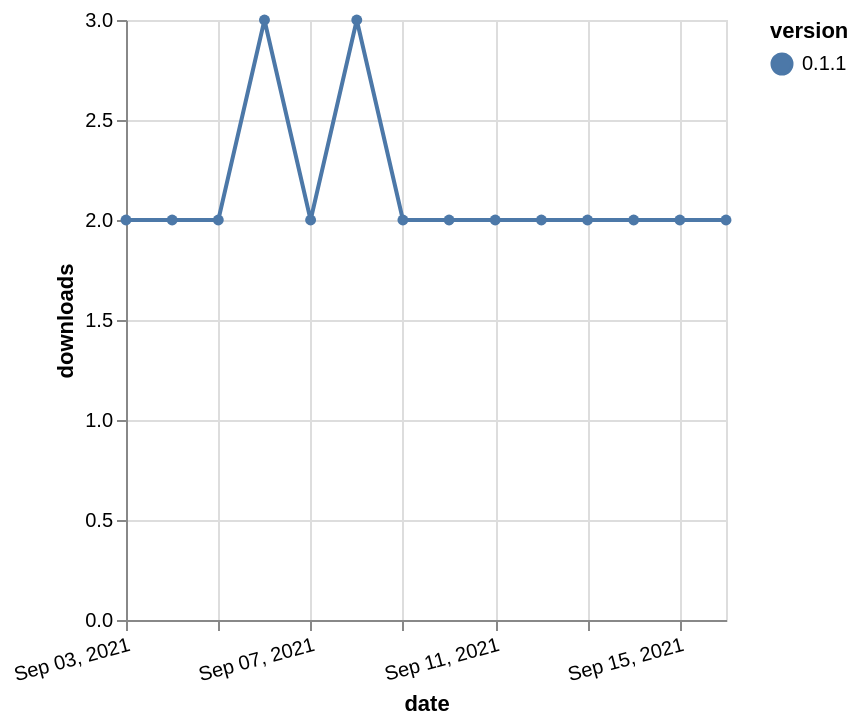

Express this chart as Vega-Lite.
### Vega-Lite specification from a JSON file in a GitHub repository (floating-point values rounded to 4 significant figures)
{"$schema": "https://vega.github.io/schema/vega-lite/v5.json", "description": "A simple bar chart with embedded data.", "data": {"values": [{"date": "2021-09-03", "total": 4287, "delta": 2, "version": "0.1.1"}, {"date": "2021-09-04", "total": 4289, "delta": 2, "version": "0.1.1"}, {"date": "2021-09-05", "total": 4291, "delta": 2, "version": "0.1.1"}, {"date": "2021-09-06", "total": 4294, "delta": 3, "version": "0.1.1"}, {"date": "2021-09-07", "total": 4296, "delta": 2, "version": "0.1.1"}, {"date": "2021-09-08", "total": 4299, "delta": 3, "version": "0.1.1"}, {"date": "2021-09-09", "total": 4301, "delta": 2, "version": "0.1.1"}, {"date": "2021-09-10", "total": 4303, "delta": 2, "version": "0.1.1"}, {"date": "2021-09-11", "total": 4305, "delta": 2, "version": "0.1.1"}, {"date": "2021-09-12", "total": 4307, "delta": 2, "version": "0.1.1"}, {"date": "2021-09-13", "total": 4309, "delta": 2, "version": "0.1.1"}, {"date": "2021-09-14", "total": 4311, "delta": 2, "version": "0.1.1"}, {"date": "2021-09-15", "total": 4313, "delta": 2, "version": "0.1.1"}, {"date": "2021-09-16", "total": 4315, "delta": 2, "version": "0.1.1"}]}, "width": "container", "mark": {"type": "line", "point": {"filled": true}}, "encoding": {"x": {"field": "date", "type": "temporal", "timeUnit": "yearmonthdate", "title": "date", "axis": {"labelAngle": -15}}, "y": {"field": "delta", "type": "quantitative", "title": "downloads"}, "color": {"field": "version", "type": "nominal"}, "tooltip": {"field": "delta"}}}
